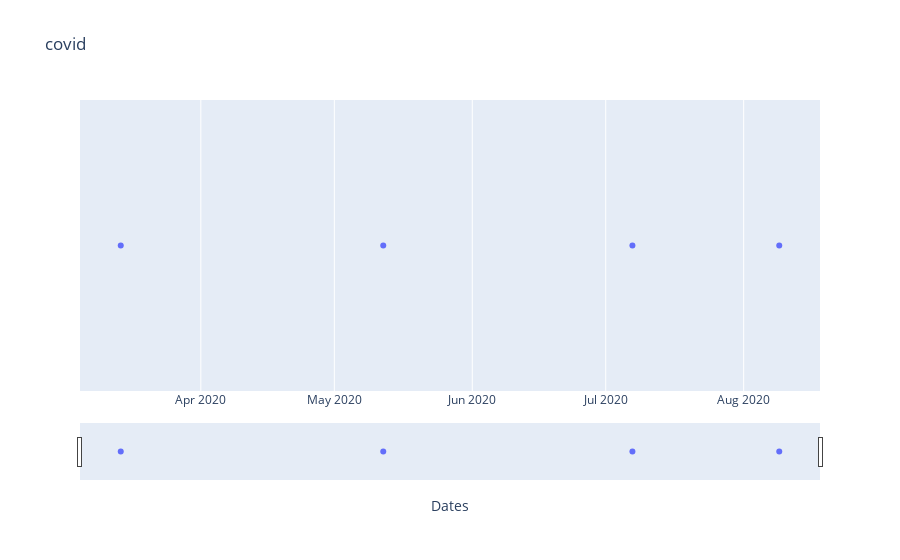
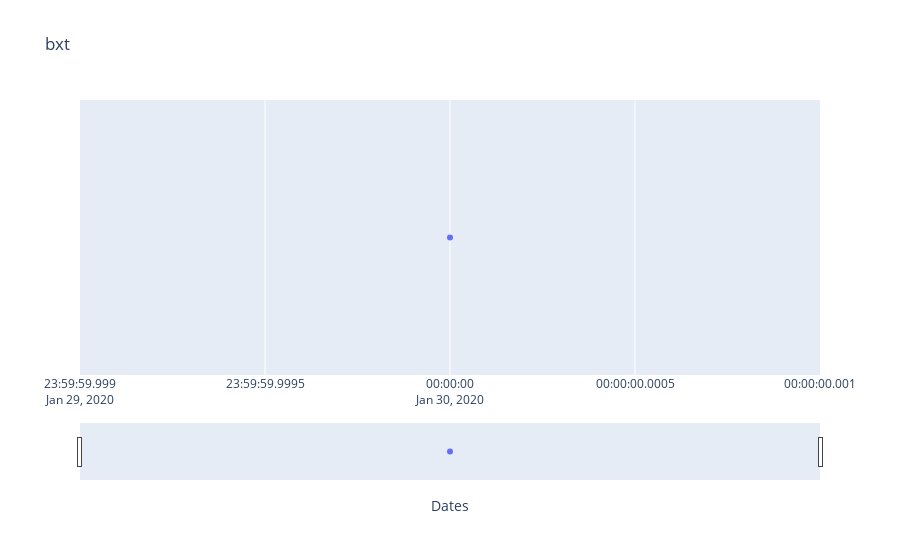
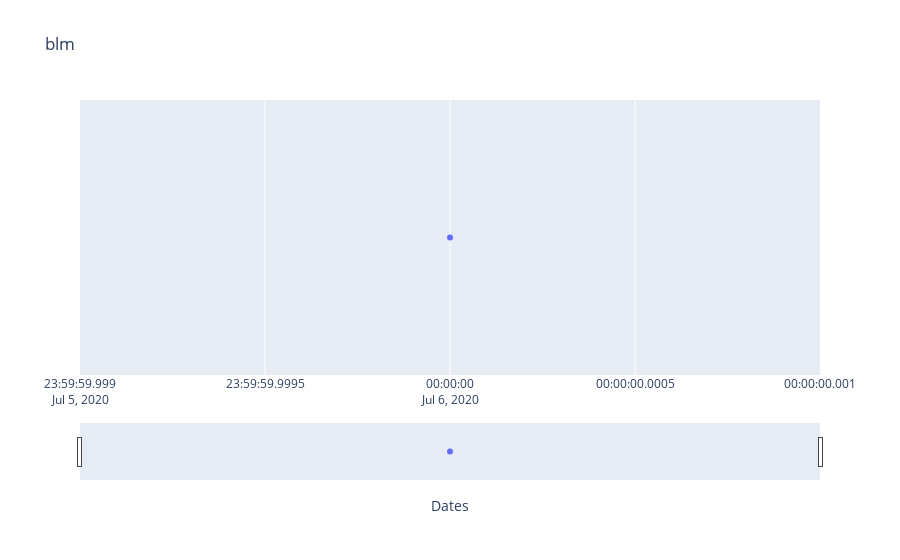
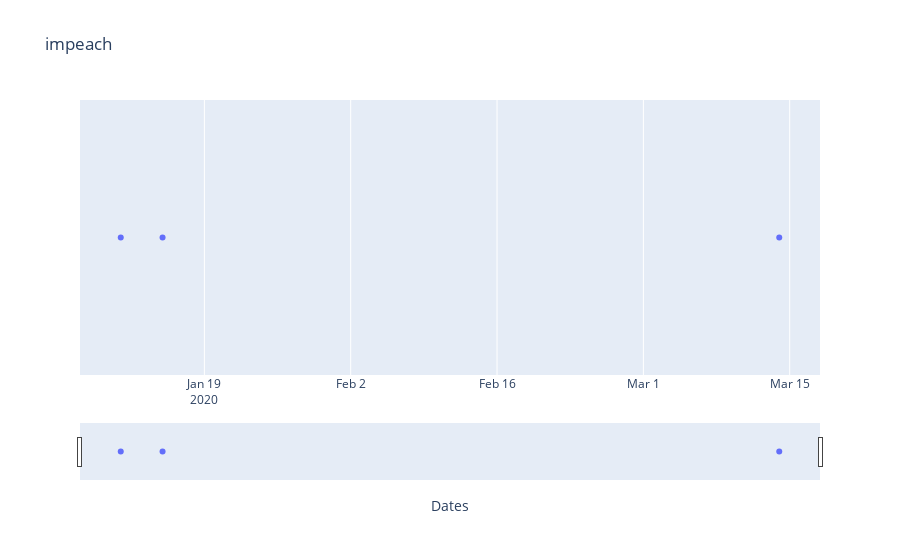

Write notebook code for charts like these, in order.
### Code cell
import textwrap
for name,clus in topics.items():
    clus = clus[clus["label"] > -1]
    clus = clus.sort_values(by=["label"])
    clus = clus.merge(full_df, how='left', on=['id'])
    if name == 'covid': 
        print("ai")
        clus.to_csv("covid_events_2.csv", index=False)
    clus = clus.groupby('label').agg(lambda x: x.loc[x.str.len().idxmax()])
    clus["sum"] = [summary(x, 50) for x in clus['full_text']]
    levels = np.ones(clus.shape[0])
    dates = clus['date']
    headers = clus['full_header']
    clus["sum"] = clus["sum"].apply(lambda t: "<br>".join(textwrap.wrap(t)))
    summas = clus["sum"]
    fig = px.scatter(clus, x='date', 
                     y=levels, 
                     title=name)
    fig.update_traces( hovertemplate=
                        "<b>%{x}</b><br><br>" +
                        "Header: %{customdata}<br>" +
                        "Summary: %{text}<br>" +
                        "<extra></extra>",
                        customdata=headers,text=summas
                        )
    
    
    fig.update_yaxes(visible=False, showticklabels=False)
    fig.update_xaxes(title="Dates",rangeslider_visible=True)
    fig.write_html(f"../{str(name)}_timeline.html")
    fig.show()

### Figure 1 — Plotly figure (JSON) as saved in the notebook; plotly's stock layout.template omitted (floating-point values rounded to 4 significant figures)
{"data": [{"customdata": ["Researchers Debate Infecting People on Purpose to Test Coronavirus Vaccines", "Administration Offers Guidance to Schools as They Shut Down on Their Own", "Africa’s count of virus cases may be millions", "China Is Defensive. The U.S. Is Absent. Can the Rest of the World Fill the Void?"], "hovertemplate": "<b>%{x}</b><br><br>Header: %{customdata}<br>Summary: %{text}<br><extra></extra>", "legendgroup": "", "marker": {"color": "#636efa", "symbol": "circle"}, "mode": "markers", "name": "", "orientation": "v", "showlegend": false, "text": ["In a draft report published last month, the World Health Organization<br>said that challenge trials could yield important information, but that<br>they would be daunting to run because of the potential of the<br>coronavirus “to cause severe and fatal illness and its high<br>transmissibility.” The report, by a 19-member advisory panel, provided<br>detailed guidelines about the safest way to conduct challenge trials,<br>recommending that they be limited to healthy people ages 18 to 25<br>because they have the least risk of severe illness or death from the<br>virus.", "By the end of the meeting, Mr. Lubelfeld announced that he planned to<br>keep schools open and update the community on a long-term plan for<br>closings by Friday morning.", "JOHANNESBURG — Africa’s confirmed coronavirus cases have surpassed 1<br>million, but global health experts say the true toll is likely several<br>times higher, reflecting the gaping lack of testing for the<br>continent’s 1.3 billion people. The country has Africa’s most<br>extensive testing and data collection, and yet a recent South African<br>Medical Research Council report showed many COVID-19 deaths were going<br>uncounted.", "Countries in Europe and Asia are forging new bonds on issues like<br>public health and trade, planning for a future built on what they see<br>as the pandemic’s biggest lessons: that the risks of China’s<br>authoritarian government can no longer be denied, and that the United<br>States cannot be relied on to lead when it’s struggling to keep people<br>alive and working, and its foreign policy is increasingly “America<br>first.” The middle-power dynamic may last only as long as the virus."], "type": "scatter", "x": ["2020-07-07", "2020-03-14", "2020-08-09", "2020-05-12"], "xaxis": "x", "y": [1, 1, 1, 1], "yaxis": "y"}], "layout": {"legend": {"tracegroupgap": 0}, "title": {"text": "covid"}, "xaxis": {"anchor": "y", "domain": [0, 1], "rangeslider": {"visible": true}, "title": {"text": "Dates"}}, "yaxis": {"anchor": "x", "domain": [0, 1], "showticklabels": false, "title": {"text": "y"}, "visible": false}}}

### Figure 2 — Plotly figure (JSON) as saved in the notebook; plotly's stock layout.template omitted (floating-point values rounded to 4 significant figures)
{"data": [{"customdata": ["EU Parliament clears Brexit deal in an emotional session"], "hovertemplate": "<b>%{x}</b><br><br>Header: %{customdata}<br>Summary: %{text}<br><extra></extra>", "legendgroup": "", "marker": {"color": "#636efa", "symbol": "circle"}, "mode": "markers", "name": "", "orientation": "v", "showlegend": false, "text": ["BRUSSELS — The European Union grudgingly let go of the United Kingdom<br>with a final vote Wednesday at the EU’s parliament that ended the<br>Brexit divorce battle and set the scene for tough trade negotiations<br>in the year ahead."], "type": "scatter", "x": ["2020-01-30"], "xaxis": "x", "y": [1], "yaxis": "y"}], "layout": {"legend": {"tracegroupgap": 0}, "title": {"text": "bxt"}, "xaxis": {"anchor": "y", "domain": [0, 1], "rangeslider": {"visible": true}, "title": {"text": "Dates"}}, "yaxis": {"anchor": "x", "domain": [0, 1], "showticklabels": false, "title": {"text": "y"}, "visible": false}}}

### Figure 3 — Plotly figure (JSON) as saved in the notebook; plotly's stock layout.template omitted (floating-point values rounded to 4 significant figures)
{"data": [{"customdata": ["Online groups shift attacks from pandemic to protests"], "hovertemplate": "<b>%{x}</b><br><br>Header: %{customdata}<br>Summary: %{text}<br><extra></extra>", "legendgroup": "", "marker": {"color": "#636efa", "symbol": "circle"}, "mode": "markers", "name": "", "orientation": "v", "showlegend": false, "text": ["At least one Facebook group, ReOpen PA, asked its 105,000 members to<br>keep the conversation focused on reopening businesses and schools in<br>Pennsylvania, and implemented rules to forbid posts about the racial<br>justice protests as well as conspiracy theories about the efficacy of<br>masks."], "type": "scatter", "x": ["2020-07-06"], "xaxis": "x", "y": [1], "yaxis": "y"}], "layout": {"legend": {"tracegroupgap": 0}, "title": {"text": "blm"}, "xaxis": {"anchor": "y", "domain": [0, 1], "rangeslider": {"visible": true}, "title": {"text": "Dates"}}, "yaxis": {"anchor": "x", "domain": [0, 1], "showticklabels": false, "title": {"text": "y"}, "visible": false}}}

### Figure 4 — Plotly figure (JSON) as saved in the notebook; plotly's stock layout.template omitted (floating-point values rounded to 4 significant figures)
{"data": [{"customdata": ["House to Investigate Policy That Ships Asylum Seekers to Mexico", "Full Appeals Court to Decide if Congress Can Sue Executive Branch", "Tense Wait Ends: Pelosi to Send Impeachment Articles to Senate"], "hovertemplate": "<b>%{x}</b><br><br>Header: %{customdata}<br>Summary: %{text}<br><extra></extra>", "legendgroup": "", "marker": {"color": "#636efa", "symbol": "circle"}, "mode": "markers", "name": "", "orientation": "v", "showlegend": false, "text": ["The “Remain in Mexico” initiative, committee Democrats said, “is a<br>dangerously flawed policy that threatens the health and safety of<br>legitimate asylum seekers” and warrants “a comprehensive review of the<br>policy, its implementation and its impact on vulnerable populations.”<br>“As of today, there are 31 active travel advisories for Mexico,<br>including five warnings in which the State Department explicitly<br>advises Americans against travel,” lawmakers wrote in a letter to Chad<br>Wolf, the acting secretary of homeland security.", "McGahn II, President Trump’s former White House counsel, vacating a<br>2-1 panel ruling last month that Congress could not sue to enforce its<br>subpoenas of executive branch officials.", "“I will be consulting with you at our Tuesday House Democratic Caucus<br>meeting on how we proceed further.” Throughout the delay, the speaker<br>had insisted that she was merely pushing for a fairer Senate<br>proceeding after Senator Mitch McConnell, Republican of Kentucky and<br>the majority leader, promised publicly to collaborate with Mr. Trump’s<br>legal team to secure a quick acquittal."], "type": "scatter", "x": ["2020-01-15", "2020-03-14", "2020-01-11"], "xaxis": "x", "y": [1, 1, 1], "yaxis": "y"}], "layout": {"legend": {"tracegroupgap": 0}, "title": {"text": "impeach"}, "xaxis": {"anchor": "y", "domain": [0, 1], "rangeslider": {"visible": true}, "title": {"text": "Dates"}}, "yaxis": {"anchor": "x", "domain": [0, 1], "showticklabels": false, "title": {"text": "y"}, "visible": false}}}
